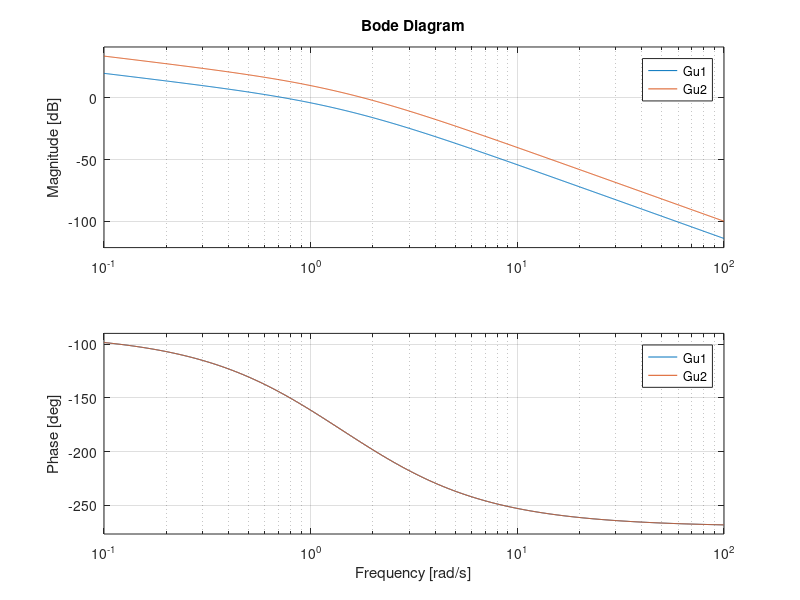
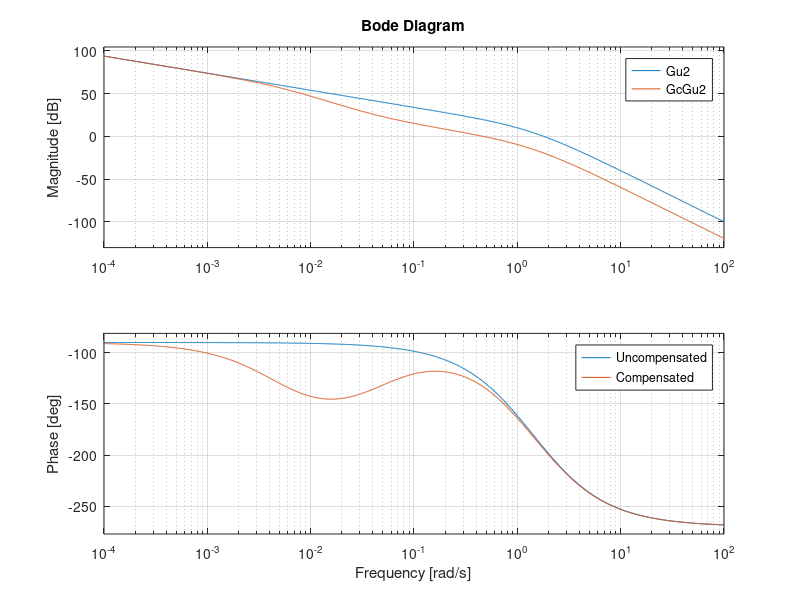
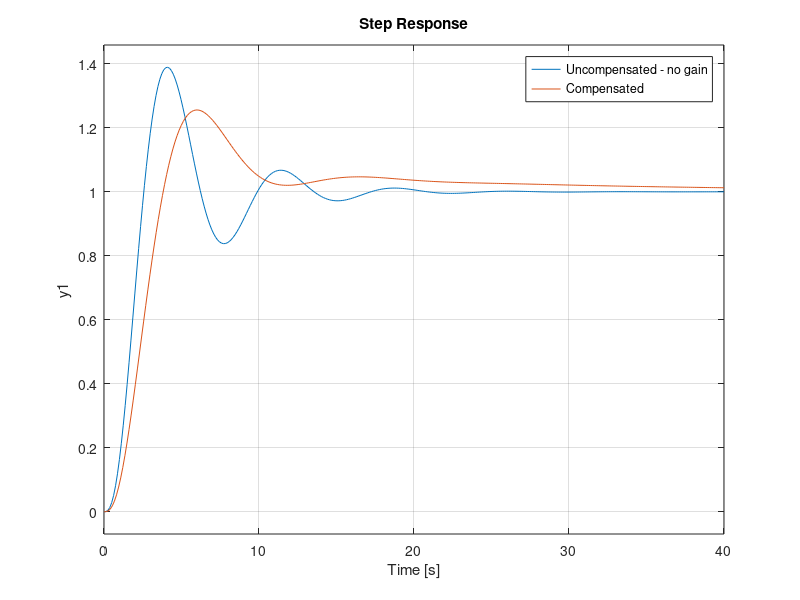

Reproduce these figures in MATLAB, in order.
% Ogata Example 9-2
% Lag compensation design
clear all
% uncompensated system
% syms s; collect(expand(s*(s+1)*(0.5*s+1),s)
% 
% s^3/2 + (3*s^2)/2 + s
num_u1 = 1;
den_u1 = [1/2 3/2 1 0];
Gu1 = tf(1,den_u1);
% Step 1: gain to meet specification
K = 5;
Gu2 = tf(K,den_u1);
figure(1)
bode(Gu1,Gu2)
% Step 2: if specs not met (as in this case)
% find phase margin
% Note: Ogata says the phase margin is -20, but
% I get -13 dB (also graphically from bode plots)
wg = fsolve(@(x) 5-(x*sqrt(x^2+1)*sqrt(x^2/4+1)),0.1)
phig = -90-atan(wg)*180/pi-atan(0.5*wg)*180/pi
gamma = 180 + phig % phase margin in degrees
% See rationale (in Ogata)
% Now, want freq where uncompensated system gives
% the desired/required phase margin
% A lag compensator modifies the phase, so need to allow
% from 5 to 12 degrees in the specified phase margin to compensate
% for this modification. The specifications call for 40 deg
% NOTE: Ogata works as follows
% The uncompensated phase (with K) gives a margin of 40 deg
% at w = 0.63 rad/sec (Ogata says at 0.7 rad/sec).
% Ogata initially chooses 0.1 rad/sec for -1/T, but then
% mentions you can add more phase in case
% it is modified too much by phase, so adds 12 deg to spec
% making it 52 deg; so 180 - 52 = 128; 
% this occurs for the uncompensated G at 0.46 Hz.
% So, makes wg_new = 0.5
% Here is computational approach
phi_ud = -180 + abs(gamma) + 39 % adjust to get about 52
% solve for new crossover freq from phase function
% or find graphically using Bode plot
wg_new = fsolve(@(x) phi_ud*pi/180+pi/2+atan(x)+atan(0.5*x),0.1)
% Step 3. Choose first corner frequency w1 = 1/T (zero)
% to be about 1 decade below wg_new
% corner frequencies
w1 = 0.1*wg_new 
T = 1/w1
% Step 4. Determine beta (attenuation) to bring the
% magnitude at wg_new to 0 dB. The uncompensated G gives,
Gu_wg_new = 5/wg_new/sqrt(wg_new^2+1)/sqrt(wg_new^2/4+1)
% and this is how much you need to drop magnitude
% 20*log10(1/beta) = -20*log10(Gu_wg_new)
% Use this to solve for beta
beta = 1/10^(-20*log10(Gu_wg_new)/20)
% originally from Ogata: beta = 1/10^(-20/20)
% Now the other corner frequency can be found:
w2 = 1/beta/T
% Step 5. The gain used in Step 2 and beta can be used to find
% the constant Kc if it is used
Kc = K/beta
% Define compensator
num_c = [T 1];
den_c = [beta*T 1];
Gc = tf(num_c,den_c);
% Compensated system
GcGu2 = series(Gc,Gu2);

figure(2)
bode(Gu2,GcGu2), legend('Uncompensated','Compensated')
 
Gu1_cl = feedback(Gu1,1);
GcGu2_cl = feedback(GcGu2,1);
% 
figure(3)
step(Gu1_cl,GcGu2_cl,40)
legend('Uncompensated - no gain','Compensated')
